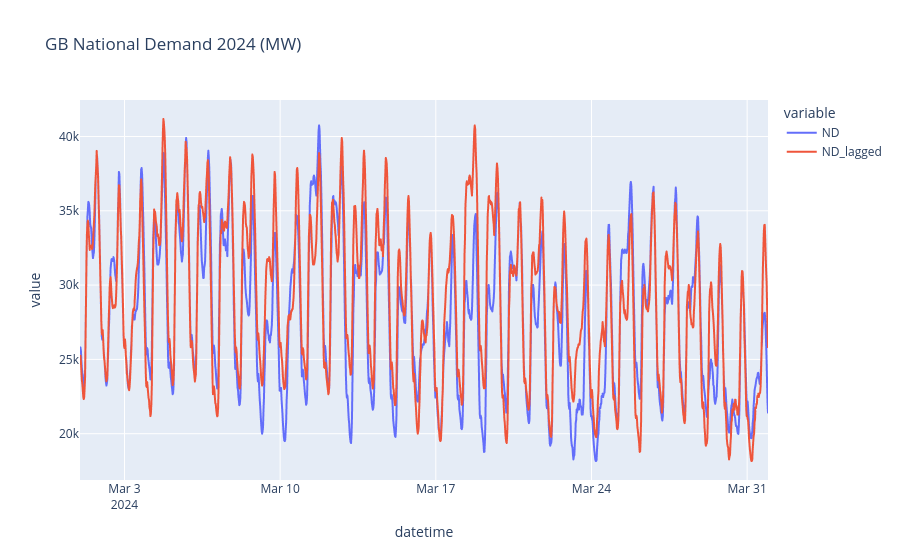

Source (notebook cell):
### Code cell
# Calculate error metrics

df_clean = df.dropna()

# Mean Absolute Error
mae = np.mean(np.abs(df['ND'] - df['ND_lagged']))

# Root Mean Square error
RMSE = np.sqrt(np.mean((df['ND'] - df['ND_lagged'])**2))



# Plot lines
march_df = df[df['month']==3]
fig1 = px.line(march_df, y=['ND', 'ND_lagged'], title='GB National Demand 2024 (MW)')
fig1.show()

print(mae)
print(RMSE)

### Figure 1 — Plotly figure (JSON) as saved in the notebook; plotly's stock layout.template omitted (floating-point values rounded to 4 significant figures; data arrays with more than 128 entries replaced by an {"elided": "..."} marker saying what was removed)
{"data": [{"hovertemplate": "variable=ND<br>datetime=%{x}<br>value=%{y}<extra></extra>", "legendgroup": "ND", "line": {"color": "#636efa", "dash": "solid"}, "marker": {"symbol": "circle"}, "mode": "lines", "name": "ND", "showlegend": true, "type": "scattergl", "x": {"elided": "1486 str values"}, "xaxis": "x", "y": {"elided": "1486 float values"}, "yaxis": "y"}, {"hovertemplate": "variable=ND_lagged<br>datetime=%{x}<br>value=%{y}<extra></extra>", "legendgroup": "ND_lagged", "line": {"color": "#EF553B", "dash": "solid"}, "marker": {"symbol": "circle"}, "mode": "lines", "name": "ND_lagged", "showlegend": true, "type": "scattergl", "x": {"elided": "1486 str values"}, "xaxis": "x", "y": {"elided": "1486 float values"}, "yaxis": "y"}], "layout": {"legend": {"title": {"text": "variable"}, "tracegroupgap": 0}, "title": {"text": "GB National Demand 2024 (MW)"}, "xaxis": {"anchor": "y", "domain": [0, 1], "title": {"text": "datetime"}}, "yaxis": {"anchor": "x", "domain": [0, 1], "title": {"text": "value"}}}}
